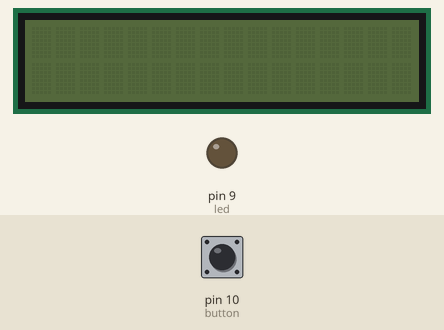
The sketch below on a simulated Arduino Uno, built with avr-gcc and run on an emulated ATmega328P. On the bench: 16×2 character LCD, output pins drawn as LEDs (lit = HIGH). Inputs (shaded band) come from the test bench; at power-on: pin 10 (button) LOW.

Above: at 1.2 s.
1.3 s: pin 10 (button) pulled HIGH for 0.15 s
At 2.4 s:
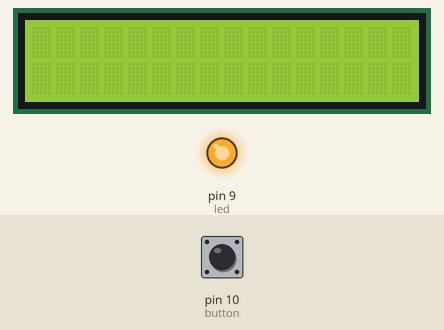
2.9 s: pin 10 (button) pulled HIGH for 1 s
At 3.6 s:
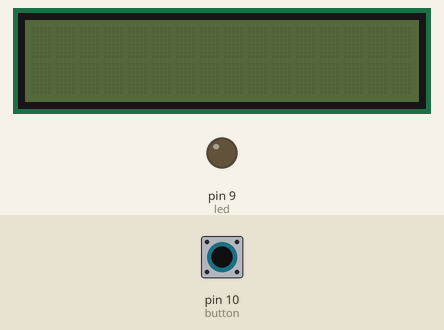
5.4 s: pin 10 (button) pulled HIGH for 3.2 s
At 6.7 s:
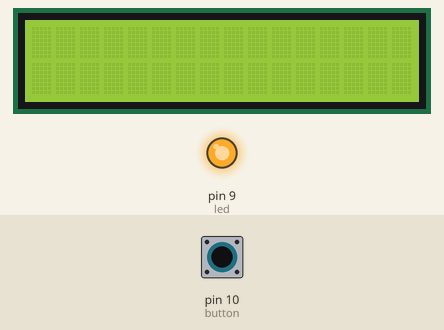
Timing chart, 0 to 8.4 s (numbered marks = the images above; inputs shaded):
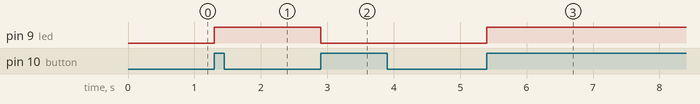

The sketch:

bai5.ino
```cpp
#include <LiquidCrystal_I2C.h>
LiquidCrystal_I2C lcd(0x3F, 16, 2);
int led=9;
int button=10;
int pre_btn=LOW;
int led_tt=1;
void setup() {
  lcd.init();
  pinMode(led,OUTPUT);
  pinMode(button,INPUT);
}

void loop() {
  int btn_hienTai=digitalRead(button);
  if(pre_btn==LOW && btn_hienTai==HIGH){
    if(led_tt==1){
      digitalWrite(led,HIGH);
      lcd.backlight();
      led_tt=0;
    }
    else{
      digitalWrite(led,LOW);
      lcd.noBacklight();
      led_tt=1;
    }
    delay(50);
  }

  pre_btn=btn_hienTai;
}
```

Measured:
- after the input at 1.3 s, pin 9 (led): LOW → HIGH at once
- after the input at 2.9 s, pin 9 (led): HIGH → LOW at once
- after the input at 5.4 s, pin 9 (led): LOW → HIGH at once
